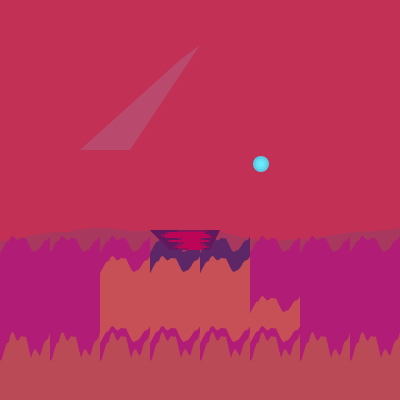
Frame 1 (no input)
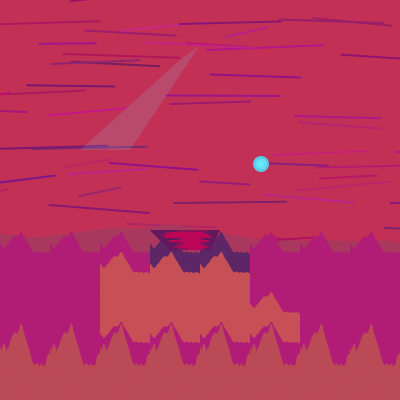
Frame 60 (no input)
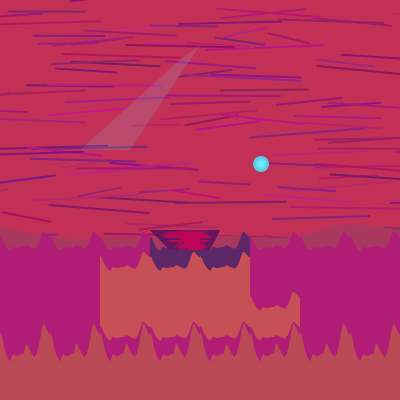
Frame 120 (the mouse pressed at the canvas centre since frame 60)

The p5.js sketch that drew these frames (run headless with seeded random() and noise() and a simulated clock; from frame 60 on, the mouse is pressed at the canvas centre):

// p5.js sketch
// ── sketch.js
let skyLines = [];

var numSamples=30;

function setup() {
  createCanvas(400, 400);

  fill(194, 49, 85);
  square(0,0,400);
  
  
  
 
}

function draw() {

  // redraw background every frame
  background(194, 49, 85);

  horizonLine();

  // Move + draw sky lines
  for (let l of skyLines) {

    stroke(l.redVal, l.greenVal, l.blueVal);//colour vals to                                                 random them 
    strokeWeight(2);//thickness
    line(l.x1, l.y1, l.x2, l.y2);//coordinates of the lins 
  
  }
  if (frameCount % 200 === 0) {   // every 60 frames (~1 second)

  
}
  topWave(width +0, height - 215);
  waves(width-350,height-220,176, 28, 118);//increment height                                            less as higher up                                              to emulate distance 
  waves(width-300,height-220,176, 28, 118);
  waves(width-250,height-220,176, 28, 118);
  waves(width-200,height-220,93, 39, 103);
  waves(width-150,height-220,93, 39, 103);
  waves(width-100,height-220,176, 28, 118);
  waves(width-50,height-220,176, 28, 118);
  waves(width+ 0,height-220),176, 28, 118;
  waves(width-350,height-240,176, 28, 118);
  waves(width-300,height-240,176, 28, 118);
  waves(width-250,height-240,176, 28, 118);
  waves(width-200,height-240,199, 80, 86);
  waves(width-150,height-240,199, 80, 86);
  waves(width-100,height-240,199, 80, 86);
  waves(width-50,height-240,176, 28, 118);
  waves(width+ 0,height-240,176, 28, 118);
  waves(width-350,height-260,176, 28, 118);
  waves(width-300,height-260,176, 28, 118);
  waves(width-250,height-260,176, 28, 118);
  waves(width-200,height-260,199, 80, 86);
  waves(width-150,height-260,199, 80, 86);
  waves(width-100,height-260,199, 80, 86);
  waves(width-50,height-260,176, 28, 118);
  waves(width+ 0,height-260,176, 28, 118);//dark pink 
  waves(width-350,height-280,176, 28, 118);
  waves(width-300,height-280,176, 28, 118);
  waves(width-250,height-280,199, 80, 86);
  waves(width-200,height-280,199, 80, 86);//light peach 
  waves(width-150,height-280,199, 80, 86);
  waves(width-100,height-280,199, 80, 86);
  waves(width-50,height-280,176, 28, 118);
  waves(width+ 0,height-280,176, 28, 118);
  waves(width-350,height-310,176, 28, 118);
  waves(width-300,height-310,176, 28, 118);
  waves(width-250,height-310);
  waves(width-200,height-310);
  waves(width-150,height-310);
  waves(width-100,height-310);
  waves(width-50,height-310);
  waves(width+ 0,height-310);
  bigWaves(width-350,height-350,187, 74, 87);
  bigWaves(width-300,height-350,187, 74, 87);
  bigWaves(width-250,height-350,187, 74, 87);
  bigWaves(width-200,height-350,187, 74, 87);
  bigWaves(width-150,height-350,187, 74, 87);
  bigWaves(width-100,height-350,187, 74, 87);
  bigWaves(width-50,height-350,187, 74, 87);
  bigWaves(width+ 0,height-350,187, 74, 87);
  
  
  individualSkyLine();  // adds THe lines 
  trapeziumForTheBoat();
  drawMoon();
  boatShading();
  blueStreaks();
  
}
function horizonLine(){
  //fill(255,255,255);
  //rect(0,200,400,1);
}
function trapeziumForTheBoat(){
  fill(189, 5, 88);//set color 
  noStroke();//no outline
  triangle(150,230,170,250,170,230);//left triangle
  triangle(220,230,210,250,210,230);//right one
  rect(170,230,40,20);//rectangle connecting th etwo 
}
function boatShading(){
  fill(137, 19, 90)//light colour 
  rect(200,230,12,2);
  rect(204,232,8,2);
  rect(208,234,4,2);
  rect(202,248,8,2);
  rect(206,246,4,3);
  rect(202,244,10,2);
  rect(200,242,12,2);
  rect(208,240,4,2);
  rect(200,238,12,2);
  //end of light colour 
  fill(97, 24, 93);//darker colour 
  triangle(150,230,170,250,158,230);
  
  rect(204,230,8,2);
  rect(206,232,6,2);
  rect(210,234,2,2);
  rect(204,248,6,2);
  rect(209,246,2,3);
  rect(206,244,6,2);
  rect(204,242,8,2);
  rect(210,240,2,2);
  rect(204,238,8,2);
  triangle(150,230,170,250,170,240);
  //end of dark colour
  //left side shading
  fill(137, 19, 90)
  rect(157,230,50,2);
  rect(157,232,12,2);
  rect(157,234,8,2);
  rect(170,248,18,2);
  rect(170,246,8,3);
  rect(166,244,16,2);
  rect(166,242,18,2);
  rect(164,240,6,2);
  rect(166,238,16,2);
  //end of light colour 
  fill(97, 24, 93);
  triangle(220,230,210,250,212,230);
  rect(157,230,20,2);
  rect(157,232,8,2);
  rect(157,234,4,2);
  rect(170,248,8,2);
  rect(170,246,4,3);
  rect(166,244,10,2);
  rect(166,242,12,2);
  rect(164,240,4,2);
  rect(166,238,12,2);
  
}
function drawMoon(){
  fill(90, 203, 233);//darkest cyan 
  circle(261,164,16);
  fill(100, 223, 240);//medium of cyan and white
  circle(261,164,11);
  fill(109, 233, 255);// almost white 
  circle(261,164,6);
  
}


function individualSkyLine() {

  if (frameCount % 1 === 0&& skyLines.length < 2500) {

    let y = random(0, 250);//y coord for lines 
    
    let length = random(40, 120);// making the lines vary in                                       width to add authenticity 
    
    let x = random(-40, 440);// allows lines to go off the page so that the edges are seamless 
    let slightTilt = random(-10, 10);// makes the lines lean                                           slightly so theyre not                                          all dead straight 

    skyLines.push({
      x1: x,//first x 
      y1: y,// first y 
      x2: x + length,// makes so the thing wont go off the                             page 
      y2: y + slightTilt,// applying the lean 
      redVal:random(120, 200),
      greenVal: random(15, 40),
      blueVal: random(90, 140),
    });
  }

}
function blueStreaks(){
  fill (135, 206, 235,40)

  quad(200,45,180,60,80,150,130,150)

}
function waves(xCoord,yCoord,rColour,gColour,bColour){
 let areaX = width - xCoord;
  let areaY = height - yCoord;
  let areaW = 50;
  let areaH =50;

  for (let k = 0; k < 5; k++) {

    beginShape();
    fill(rColour, gColour, bColour);

    // bottom corners of small area
    noStroke();
    vertex(areaX + areaW, areaY + areaH);
    vertex(areaX, areaY + areaH);
    
    let layerGapSpacing = areaH/3;

    for (let i = 0; i < numSamples; i++) {

      let vx = areaX+i*areaW/(numSamples - 1);

      let vy = areaY +
         layerGapSpacing * k +
         areaH  * noise(k + i * 0.1, frameCount / 50);
      //only want these waves going up as theyre farther away so less choppy 


      vertex(vx, vy);
    }

    endShape(CLOSE);
  }


}
function bigWaves(xCoord,yCoord,rColour,gColour,bColour){
 let areaX = width - xCoord;
  let areaY = height - yCoord;
  let areaW = 50;
  let areaH =100;

  for (let k = 0; k < 5; k++) {

    beginShape();
    fill(rColour,gColour,bColour);

    // bottom corners of small area
    noStroke();
    vertex(areaX + areaW, areaY + areaH);
    vertex(areaX, areaY + areaH);
    
    let layerGapSpacing = areaH/5;

    for (let i = 0; i < numSamples; i++) {

      let vx = areaX+i*areaW/(numSamples - 1);

      let vy = areaY +
         layerGapSpacing * k +
         areaH  * (noise(k + i * 0.1, frameCount / 50)-0.5);//makes waves go up and down 


      vertex(vx, vy);
    }

    endShape(CLOSE);
  }
}
function topWave(xCoord,yCoord){

let areaX = width - xCoord;
  let areaY = height - yCoord;
  let areaW = 400;
  let areaH =200;

  for (let k = 0; k < 5; k++) {

    beginShape();
    fill(168, 56, 94);

    // bottom corners of small area
    noStroke();
    vertex(areaX + areaW, areaY + areaH);
    vertex(areaX, areaY + areaH);
    
    let layerGapSpacing = areaH/3;

    for (let i = 0; i < numSamples; i++) {

      let vx = areaX+i*areaW/(numSamples - 1);
  
      let maxWaveHeight = 40;//makes waves not span the total                                area of the shape
      let vy = areaY +
         layerGapSpacing * k +
         maxWaveHeight  * noise(k + i * 0.1, frameCount / 50);
      //only want these waves going up as theyre farther away so less choppy 


      vertex(vx, vy);
    }

    endShape(CLOSE);
  }
}
